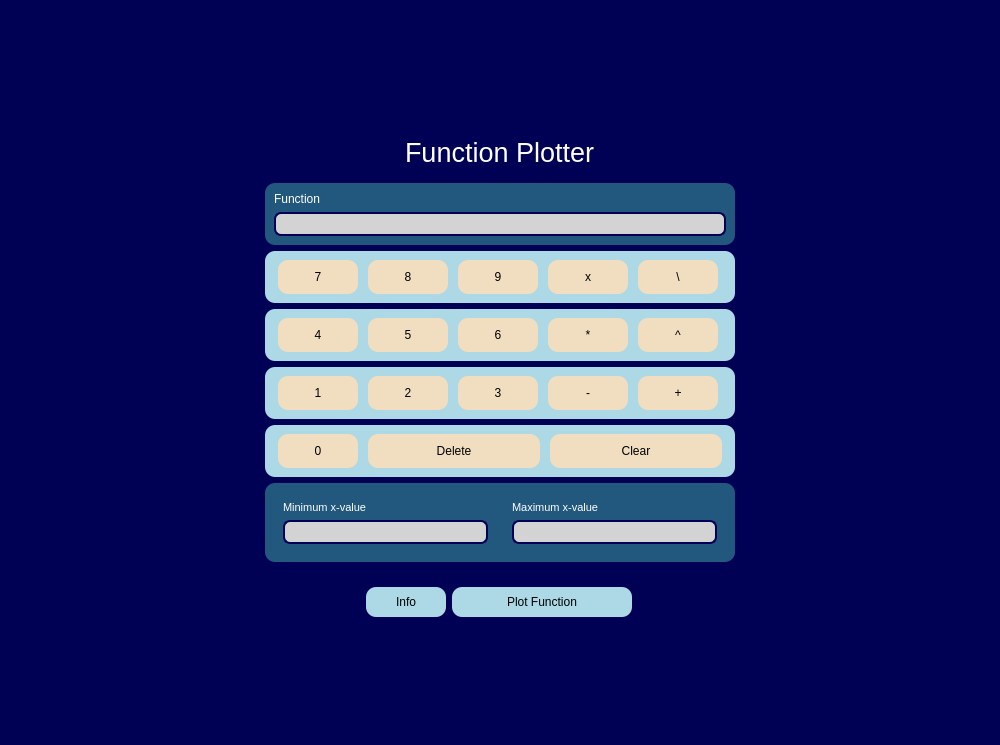
<?xml version="1.0" encoding="UTF-8"?>
<ui version="4.0">
 <class>FunctionPlotter</class>
 <widget class="QMainWindow" name="FunctionPlotter">
  <property name="geometry">
   <rect>
    <x>0</x>
    <y>0</y>
    <width>1000</width>
    <height>745</height>
   </rect>
  </property>
  <property name="maximumSize">
   <size>
    <width>16777215</width>
    <height>16777215</height>
   </size>
  </property>
  <property name="windowTitle">
   <string>MainWindow</string>
  </property>
  <property name="styleSheet">
   <string notr="true">background :#000055</string>
  </property>
  <widget class="QWidget" name="centralwidget">
   <property name="styleSheet">
    <string notr="true">*{
border: none;
color:white;

}
#centralwidget{
background :#000055
}
#Header{
background :#000055
}
#frame{
background :#000055
}
QFrame{
border-radius:10px;
}

QPushButton{
padding:10px;
border-radius:10px;
color:black;
}
QLineEdit{
border-radius:7px;
padding:2px;
}
QLineEdit:focus{
border:1px solid gold
}



</string>
   </property>
   <layout class="QGridLayout" name="gridLayout_3">
    <item row="0" column="0">
     <widget class="QFrame" name="frame">
      <property name="sizePolicy">
       <sizepolicy hsizetype="Preferred" vsizetype="Expanding">
        <horstretch>0</horstretch>
        <verstretch>0</verstretch>
       </sizepolicy>
      </property>
      <property name="styleSheet">
       <string notr="true"/>
      </property>
      <property name="frameShape">
       <enum>QFrame::StyledPanel</enum>
      </property>
      <property name="frameShadow">
       <enum>QFrame::Raised</enum>
      </property>
      <layout class="QGridLayout" name="gridLayout_4">
       <item row="0" column="0" alignment="Qt::AlignVCenter">
        <widget class="QWidget" name="sidemenu" native="true">
         <property name="sizePolicy">
          <sizepolicy hsizetype="Expanding" vsizetype="Expanding">
           <horstretch>0</horstretch>
           <verstretch>0</verstretch>
          </sizepolicy>
         </property>
         <property name="minimumSize">
          <size>
           <width>0</width>
           <height>0</height>
          </size>
         </property>
         <property name="maximumSize">
          <size>
           <width>16777215</width>
           <height>16777215</height>
          </size>
         </property>
         <property name="styleSheet">
          <string notr="true">background :#000055</string>
         </property>
         <layout class="QGridLayout" name="gridLayout_5">
          <item row="2" column="0" alignment="Qt::AlignTop">
           <widget class="QFrame" name="frame_3">
            <property name="frameShape">
             <enum>QFrame::StyledPanel</enum>
            </property>
            <property name="frameShadow">
             <enum>QFrame::Raised</enum>
            </property>
            <layout class="QGridLayout" name="gridLayout_7">
             <item row="6" column="0">
              <widget class="QFrame" name="frame_8">
               <property name="minimumSize">
                <size>
                 <width>285</width>
                 <height>0</height>
                </size>
               </property>
               <property name="maximumSize">
                <size>
                 <width>470</width>
                 <height>100</height>
                </size>
               </property>
               <property name="styleSheet">
                <string notr="true">background:#22577E;</string>
               </property>
               <property name="frameShape">
                <enum>QFrame::StyledPanel</enum>
               </property>
               <property name="frameShadow">
                <enum>QFrame::Raised</enum>
               </property>
               <layout class="QGridLayout" name="gridLayout_2">
                <item row="0" column="0">
                 <widget class="QFrame" name="frame_10">
                  <property name="minimumSize">
                   <size>
                    <width>0</width>
                    <height>0</height>
                   </size>
                  </property>
                  <property name="frameShape">
                   <enum>QFrame::StyledPanel</enum>
                  </property>
                  <property name="frameShadow">
                   <enum>QFrame::Raised</enum>
                  </property>
                  <layout class="QVBoxLayout" name="verticalLayout_8">
                   <item alignment="Qt::AlignBottom">
                    <widget class="QLabel" name="label_4">
                     <property name="font">
                      <font>
                       <pointsize>8</pointsize>
                      </font>
                     </property>
                     <property name="styleSheet">
                      <string notr="true">color:white</string>
                     </property>
                     <property name="text">
                      <string>Minimum x-value</string>
                     </property>
                    </widget>
                   </item>
                   <item>
                    <widget class="QLineEdit" name="MinVal">
                     <property name="styleSheet">
                      <string notr="true">QLineEdit{
background:lightgrey;
color:black;
border:2px solid #000055
}
QLineEdit:focus{
border:2px solid #0000cc
}</string>
                     </property>
                     <property name="clearButtonEnabled">
                      <bool>true</bool>
                     </property>
                    </widget>
                   </item>
                  </layout>
                 </widget>
                </item>
                <item row="0" column="1">
                 <widget class="QFrame" name="frame_14">
                  <property name="frameShape">
                   <enum>QFrame::StyledPanel</enum>
                  </property>
                  <property name="frameShadow">
                   <enum>QFrame::Raised</enum>
                  </property>
                  <layout class="QVBoxLayout" name="verticalLayout_7">
                   <item>
                    <widget class="QLabel" name="label_3">
                     <property name="font">
                      <font>
                       <pointsize>8</pointsize>
                      </font>
                     </property>
                     <property name="styleSheet">
                      <string notr="true">color:white</string>
                     </property>
                     <property name="text">
                      <string>Maximum x-value</string>
                     </property>
                    </widget>
                   </item>
                   <item>
                    <widget class="QLineEdit" name="MaxVal">
                     <property name="styleSheet">
                      <string notr="true">QLineEdit{
background:lightgrey;
color:black;
border:2px solid #000055
}
QLineEdit:focus{
border:2px solid #0000cc
}</string>
                     </property>
                     <property name="clearButtonEnabled">
                      <bool>true</bool>
                     </property>
                    </widget>
                   </item>
                  </layout>
                 </widget>
                </item>
               </layout>
              </widget>
             </item>
             <item row="5" column="0">
              <widget class="QFrame" name="frame_17">
               <property name="minimumSize">
                <size>
                 <width>285</width>
                 <height>0</height>
                </size>
               </property>
               <property name="maximumSize">
                <size>
                 <width>470</width>
                 <height>16777215</height>
                </size>
               </property>
               <property name="styleSheet">
                <string notr="true">background:lightblue;</string>
               </property>
               <property name="frameShape">
                <enum>QFrame::StyledPanel</enum>
               </property>
               <property name="frameShadow">
                <enum>QFrame::Raised</enum>
               </property>
               <layout class="QHBoxLayout" name="horizontalLayout_8">
                <item>
                 <widget class="QPushButton" name="Zero">
                  <property name="minimumSize">
                   <size>
                    <width>50</width>
                    <height>0</height>
                   </size>
                  </property>
                  <property name="maximumSize">
                   <size>
                    <width>80</width>
                    <height>16777215</height>
                   </size>
                  </property>
                  <property name="styleSheet">
                   <string notr="true">QPushButton{
background:#F1DDBF;
}
QPushButton:hover{
background:#22577E;
color:white;
}</string>
                  </property>
                  <property name="text">
                   <string>0</string>
                  </property>
                 </widget>
                </item>
                <item>
                 <widget class="QPushButton" name="Delete">
                  <property name="minimumSize">
                   <size>
                    <width>100</width>
                    <height>0</height>
                   </size>
                  </property>
                  <property name="maximumSize">
                   <size>
                    <width>172</width>
                    <height>16777215</height>
                   </size>
                  </property>
                  <property name="styleSheet">
                   <string notr="true">QPushButton{
background:#F1DDBF;
}
QPushButton:hover{
background:#22577E;
color:white;
}</string>
                  </property>
                  <property name="text">
                   <string>Delete</string>
                  </property>
                 </widget>
                </item>
                <item>
                 <widget class="QPushButton" name="Clear">
                  <property name="minimumSize">
                   <size>
                    <width>100</width>
                    <height>0</height>
                   </size>
                  </property>
                  <property name="maximumSize">
                   <size>
                    <width>172</width>
                    <height>16777215</height>
                   </size>
                  </property>
                  <property name="styleSheet">
                   <string notr="true">QPushButton{
background:#F1DDBF;
}
QPushButton:hover{
background:#22577E;
color:white;
}</string>
                  </property>
                  <property name="text">
                   <string>Clear</string>
                  </property>
                 </widget>
                </item>
               </layout>
              </widget>
             </item>
             <item row="3" column="0">
              <widget class="QFrame" name="frame_13">
               <property name="minimumSize">
                <size>
                 <width>285</width>
                 <height>0</height>
                </size>
               </property>
               <property name="maximumSize">
                <size>
                 <width>470</width>
                 <height>16777215</height>
                </size>
               </property>
               <property name="styleSheet">
                <string notr="true">background:lightblue;</string>
               </property>
               <property name="frameShape">
                <enum>QFrame::StyledPanel</enum>
               </property>
               <property name="frameShadow">
                <enum>QFrame::Raised</enum>
               </property>
               <layout class="QHBoxLayout" name="horizontalLayout_6">
                <item>
                 <widget class="QPushButton" name="Four">
                  <property name="minimumSize">
                   <size>
                    <width>50</width>
                    <height>0</height>
                   </size>
                  </property>
                  <property name="maximumSize">
                   <size>
                    <width>80</width>
                    <height>16777215</height>
                   </size>
                  </property>
                  <property name="styleSheet">
                   <string notr="true">QPushButton{
background:#F1DDBF;
}
QPushButton:hover{
background:#22577E;
color:white;
}</string>
                  </property>
                  <property name="text">
                   <string>4</string>
                  </property>
                 </widget>
                </item>
                <item>
                 <widget class="QPushButton" name="Five">
                  <property name="minimumSize">
                   <size>
                    <width>50</width>
                    <height>0</height>
                   </size>
                  </property>
                  <property name="maximumSize">
                   <size>
                    <width>80</width>
                    <height>16777215</height>
                   </size>
                  </property>
                  <property name="styleSheet">
                   <string notr="true">QPushButton{
background:#F1DDBF;
}
QPushButton:hover{
background:#22577E;
color:white;
}</string>
                  </property>
                  <property name="text">
                   <string>5</string>
                  </property>
                 </widget>
                </item>
                <item>
                 <widget class="QPushButton" name="Six">
                  <property name="minimumSize">
                   <size>
                    <width>50</width>
                    <height>0</height>
                   </size>
                  </property>
                  <property name="maximumSize">
                   <size>
                    <width>80</width>
                    <height>16777215</height>
                   </size>
                  </property>
                  <property name="styleSheet">
                   <string notr="true">QPushButton{
background:#F1DDBF;
}
QPushButton:hover{
background:#22577E;
color:white;
}</string>
                  </property>
                  <property name="text">
                   <string>6</string>
                  </property>
                 </widget>
                </item>
                <item>
                 <widget class="QPushButton" name="Mul">
                  <property name="minimumSize">
                   <size>
                    <width>50</width>
                    <height>0</height>
                   </size>
                  </property>
                  <property name="maximumSize">
                   <size>
                    <width>80</width>
                    <height>16777215</height>
                   </size>
                  </property>
                  <property name="styleSheet">
                   <string notr="true">QPushButton{
background:#F1DDBF;
}
QPushButton:hover{
background:#22577E;
color:white;
}</string>
                  </property>
                  <property name="text">
                   <string>*</string>
                  </property>
                 </widget>
                </item>
                <item>
                 <widget class="QPushButton" name="power">
                  <property name="minimumSize">
                   <size>
                    <width>50</width>
                    <height>0</height>
                   </size>
                  </property>
                  <property name="maximumSize">
                   <size>
                    <width>80</width>
                    <height>16777215</height>
                   </size>
                  </property>
                  <property name="styleSheet">
                   <string notr="true">QPushButton{
background:#F1DDBF;
}
QPushButton:hover{
background:#22577E;
color:white;
}</string>
                  </property>
                  <property name="text">
                   <string>^</string>
                  </property>
                 </widget>
                </item>
               </layout>
              </widget>
             </item>
             <item row="1" column="0">
              <widget class="QFrame" name="frame_7">
               <property name="sizePolicy">
                <sizepolicy hsizetype="Expanding" vsizetype="Preferred">
                 <horstretch>0</horstretch>
                 <verstretch>0</verstretch>
                </sizepolicy>
               </property>
               <property name="minimumSize">
                <size>
                 <width>285</width>
                 <height>0</height>
                </size>
               </property>
               <property name="maximumSize">
                <size>
                 <width>470</width>
                 <height>90</height>
                </size>
               </property>
               <property name="styleSheet">
                <string notr="true">background:#22577E;</string>
               </property>
               <property name="frameShape">
                <enum>QFrame::StyledPanel</enum>
               </property>
               <property name="frameShadow">
                <enum>QFrame::Raised</enum>
               </property>
               <layout class="QGridLayout" name="gridLayout">
                <item row="0" column="0" alignment="Qt::AlignBottom">
                 <widget class="QLabel" name="label_2">
                  <property name="font">
                   <font>
                    <pointsize>9</pointsize>
                   </font>
                  </property>
                  <property name="styleSheet">
                   <string notr="true">color:white;</string>
                  </property>
                  <property name="text">
                   <string>Function</string>
                  </property>
                 </widget>
                </item>
                <item row="1" column="0">
                 <widget class="QLineEdit" name="Expression">
                  <property name="styleSheet">
                   <string notr="true">QLineEdit{
background:lightgrey;
color:black;
border:2px solid #000055
}
QLineEdit:focus{
border:2px solid #0000cc
}</string>
                  </property>
                  <property name="clearButtonEnabled">
                   <bool>true</bool>
                  </property>
                 </widget>
                </item>
               </layout>
              </widget>
             </item>
             <item row="2" column="0">
              <widget class="QFrame" name="frame_11">
               <property name="minimumSize">
                <size>
                 <width>285</width>
                 <height>0</height>
                </size>
               </property>
               <property name="maximumSize">
                <size>
                 <width>470</width>
                 <height>16777215</height>
                </size>
               </property>
               <property name="styleSheet">
                <string notr="true">background:lightblue;</string>
               </property>
               <property name="frameShape">
                <enum>QFrame::StyledPanel</enum>
               </property>
               <property name="frameShadow">
                <enum>QFrame::Raised</enum>
               </property>
               <layout class="QHBoxLayout" name="horizontalLayout_5">
                <item>
                 <widget class="QPushButton" name="Seven">
                  <property name="minimumSize">
                   <size>
                    <width>50</width>
                    <height>0</height>
                   </size>
                  </property>
                  <property name="maximumSize">
                   <size>
                    <width>80</width>
                    <height>16777215</height>
                   </size>
                  </property>
                  <property name="styleSheet">
                   <string notr="true">QPushButton{
background:#F1DDBF;
}
QPushButton:hover{
background:#22577E;
color:white;
}</string>
                  </property>
                  <property name="text">
                   <string>7</string>
                  </property>
                 </widget>
                </item>
                <item>
                 <widget class="QPushButton" name="Eight">
                  <property name="minimumSize">
                   <size>
                    <width>50</width>
                    <height>0</height>
                   </size>
                  </property>
                  <property name="maximumSize">
                   <size>
                    <width>80</width>
                    <height>16777215</height>
                   </size>
                  </property>
                  <property name="styleSheet">
                   <string notr="true">QPushButton{
background:#F1DDBF;
}
QPushButton:hover{
background:#22577E;
color:white;
}</string>
                  </property>
                  <property name="text">
                   <string>8</string>
                  </property>
                 </widget>
                </item>
                <item>
                 <widget class="QPushButton" name="Nine">
                  <property name="minimumSize">
                   <size>
                    <width>50</width>
                    <height>0</height>
                   </size>
                  </property>
                  <property name="maximumSize">
                   <size>
                    <width>80</width>
                    <height>16777215</height>
                   </size>
                  </property>
                  <property name="styleSheet">
                   <string notr="true">QPushButton{
background:#F1DDBF;
}
QPushButton:hover{
background:#22577E;
color:white;
}</string>
                  </property>
                  <property name="text">
                   <string>9</string>
                  </property>
                 </widget>
                </item>
                <item>
                 <widget class="QPushButton" name="X">
                  <property name="minimumSize">
                   <size>
                    <width>50</width>
                    <height>0</height>
                   </size>
                  </property>
                  <property name="maximumSize">
                   <size>
                    <width>80</width>
                    <height>16777215</height>
                   </size>
                  </property>
                  <property name="styleSheet">
                   <string notr="true">QPushButton{
background:#F1DDBF;
}
QPushButton:hover{
background:#22577E;
color:white;
}</string>
                  </property>
                  <property name="text">
                   <string>x</string>
                  </property>
                 </widget>
                </item>
                <item>
                 <widget class="QPushButton" name="division">
                  <property name="minimumSize">
                   <size>
                    <width>50</width>
                    <height>0</height>
                   </size>
                  </property>
                  <property name="maximumSize">
                   <size>
                    <width>80</width>
                    <height>16777215</height>
                   </size>
                  </property>
                  <property name="styleSheet">
                   <string notr="true">QPushButton{
background:#F1DDBF;
}
QPushButton:hover{
background:#22577E;
color:white;
}</string>
                  </property>
                  <property name="text">
                   <string>\</string>
                  </property>
                 </widget>
                </item>
               </layout>
              </widget>
             </item>
             <item row="4" column="0">
              <widget class="QFrame" name="frame_12">
               <property name="minimumSize">
                <size>
                 <width>285</width>
                 <height>0</height>
                </size>
               </property>
               <property name="maximumSize">
                <size>
                 <width>470</width>
                 <height>16777215</height>
                </size>
               </property>
               <property name="styleSheet">
                <string notr="true">background:lightblue;</string>
               </property>
               <property name="frameShape">
                <enum>QFrame::StyledPanel</enum>
               </property>
               <property name="frameShadow">
                <enum>QFrame::Raised</enum>
               </property>
               <layout class="QHBoxLayout" name="horizontalLayout_7">
                <item>
                 <widget class="QPushButton" name="One">
                  <property name="minimumSize">
                   <size>
                    <width>50</width>
                    <height>0</height>
                   </size>
                  </property>
                  <property name="maximumSize">
                   <size>
                    <width>80</width>
                    <height>16777215</height>
                   </size>
                  </property>
                  <property name="styleSheet">
                   <string notr="true">QPushButton{
background:#F1DDBF;
}
QPushButton:hover{
background:#22577E;
color:white;
}</string>
                  </property>
                  <property name="text">
                   <string>1</string>
                  </property>
                 </widget>
                </item>
                <item>
                 <widget class="QPushButton" name="Two">
                  <property name="minimumSize">
                   <size>
                    <width>50</width>
                    <height>0</height>
                   </size>
                  </property>
                  <property name="maximumSize">
                   <size>
                    <width>80</width>
                    <height>16777215</height>
                   </size>
                  </property>
                  <property name="styleSheet">
                   <string notr="true">QPushButton{
background:#F1DDBF;
}
QPushButton:hover{
background:#22577E;
color:white;
}</string>
                  </property>
                  <property name="text">
                   <string>2</string>
                  </property>
                 </widget>
                </item>
                <item>
                 <widget class="QPushButton" name="Three">
                  <property name="minimumSize">
                   <size>
                    <width>50</width>
                    <height>0</height>
                   </size>
                  </property>
                  <property name="maximumSize">
                   <size>
                    <width>80</width>
                    <height>16777215</height>
                   </size>
                  </property>
                  <property name="styleSheet">
                   <string notr="true">QPushButton{
background:#F1DDBF;
}
QPushButton:hover{
background:#22577E;
color:white;
}</string>
                  </property>
                  <property name="text">
                   <string>3</string>
                  </property>
                 </widget>
                </item>
                <item>
                 <widget class="QPushButton" name="Subtract">
                  <property name="minimumSize">
                   <size>
                    <width>50</width>
                    <height>0</height>
                   </size>
                  </property>
                  <property name="maximumSize">
                   <size>
                    <width>80</width>
                    <height>16777215</height>
                   </size>
                  </property>
                  <property name="styleSheet">
                   <string notr="true">QPushButton{
background:#F1DDBF;
}
QPushButton:hover{
background:#22577E;
color:white;
}</string>
                  </property>
                  <property name="text">
                   <string>-</string>
                  </property>
                 </widget>
                </item>
                <item>
                 <widget class="QPushButton" name="Addition">
                  <property name="minimumSize">
                   <size>
                    <width>50</width>
                    <height>0</height>
                   </size>
                  </property>
                  <property name="maximumSize">
                   <size>
                    <width>80</width>
                    <height>16777215</height>
                   </size>
                  </property>
                  <property name="styleSheet">
                   <string notr="true">QPushButton{
background:#F1DDBF;
}
QPushButton:hover{
background:#22577E;
color:white;
}</string>
                  </property>
                  <property name="text">
                   <string>+</string>
                  </property>
                 </widget>
                </item>
               </layout>
              </widget>
             </item>
             <item row="0" column="0">
              <widget class="QFrame" name="frame_2">
               <property name="minimumSize">
                <size>
                 <width>0</width>
                 <height>50</height>
                </size>
               </property>
               <property name="frameShape">
                <enum>QFrame::StyledPanel</enum>
               </property>
               <property name="frameShadow">
                <enum>QFrame::Raised</enum>
               </property>
               <layout class="QGridLayout" name="gridLayout_6">
                <item row="0" column="0" alignment="Qt::AlignHCenter">
                 <widget class="QLabel" name="label">
                  <property name="font">
                   <font>
                    <pointsize>20</pointsize>
                   </font>
                  </property>
                  <property name="styleSheet">
                   <string notr="true">QLabel:hover{
color:#F1DDBF;
}</string>
                  </property>
                  <property name="text">
                   <string>Function Plotter</string>
                  </property>
                 </widget>
                </item>
               </layout>
              </widget>
             </item>
            </layout>
           </widget>
          </item>
          <item row="3" column="0" alignment="Qt::AlignHCenter|Qt::AlignBottom">
           <widget class="QFrame" name="frame_4">
            <property name="minimumSize">
             <size>
              <width>285</width>
              <height>50</height>
             </size>
            </property>
            <property name="maximumSize">
             <size>
              <width>470</width>
              <height>50</height>
             </size>
            </property>
            <property name="styleSheet">
             <string notr="true"/>
            </property>
            <property name="frameShape">
             <enum>QFrame::StyledPanel</enum>
            </property>
            <property name="frameShadow">
             <enum>QFrame::Raised</enum>
            </property>
            <layout class="QGridLayout" name="gridLayout_8">
             <item row="0" column="0">
              <widget class="QPushButton" name="INFO">
               <property name="minimumSize">
                <size>
                 <width>48</width>
                 <height>30</height>
                </size>
               </property>
               <property name="maximumSize">
                <size>
                 <width>80</width>
                 <height>30</height>
                </size>
               </property>
               <property name="styleSheet">
                <string notr="true">QPushButton{
background:lightblue;
}
QPushButton:hover{
background:#22577E;
color:white;
}</string>
               </property>
               <property name="text">
                <string>Info</string>
               </property>
              </widget>
             </item>
             <item row="0" column="1">
              <widget class="QPushButton" name="Plot_Button">
               <property name="minimumSize">
                <size>
                 <width>120</width>
                 <height>30</height>
                </size>
               </property>
               <property name="maximumSize">
                <size>
                 <width>180</width>
                 <height>30</height>
                </size>
               </property>
               <property name="styleSheet">
                <string notr="true">QPushButton{
background:lightblue;
}
QPushButton:hover{
background:#22577E;
color:white;
}</string>
               </property>
               <property name="text">
                <string>Plot Function</string>
               </property>
              </widget>
             </item>
            </layout>
           </widget>
          </item>
         </layout>
        </widget>
       </item>
      </layout>
     </widget>
    </item>
   </layout>
  </widget>
 </widget>
 <resources/>
 <connections/>
</ui>
